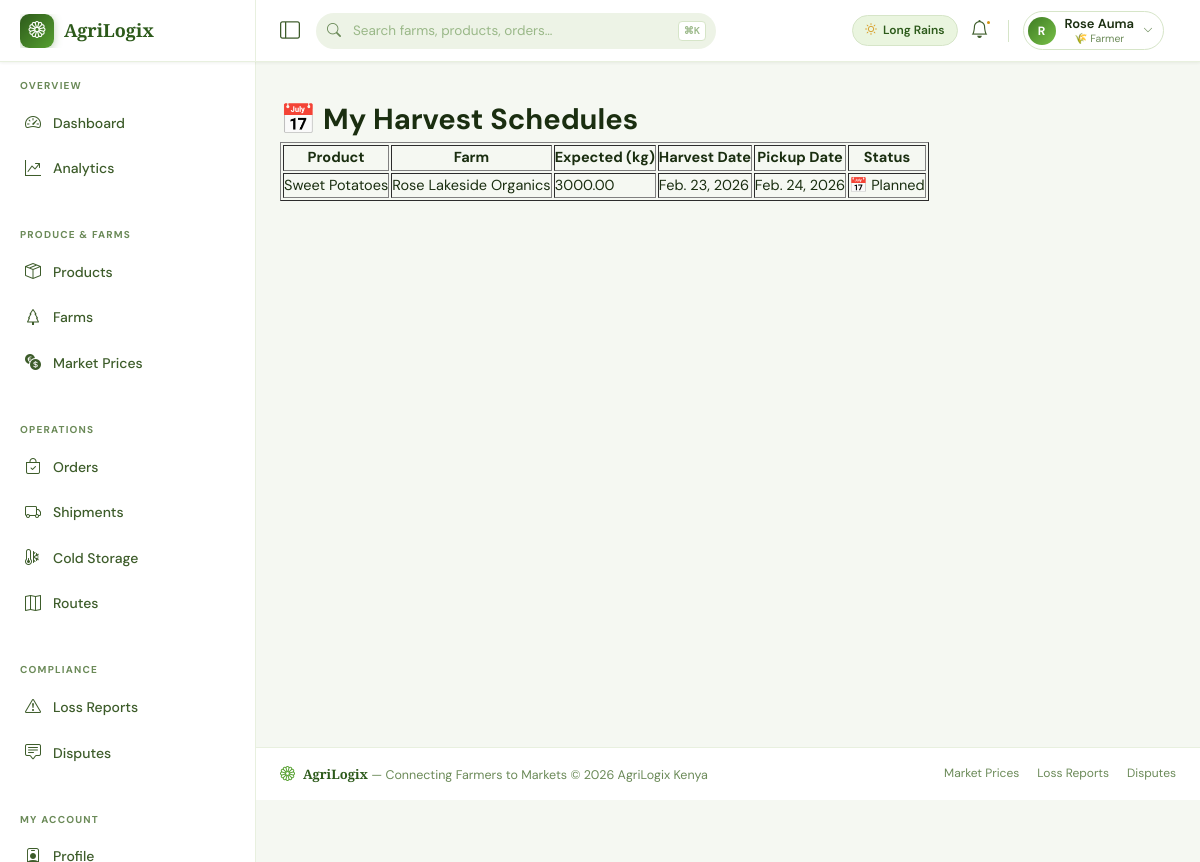
Page /harvests/ (signed in) on the committed database.
### web_app/models.py (models this page shows, shortened)
class User(AbstractUser):
    ROLE_CHOICES = [
        ('farmer', '🌾 Farmer'),
        ('buyer', '🏪 Buyer / Market'),
        ('driver', '🚛 Logistics Driver'),
        ('cold_storage', '❄️ Cold Storage Operator'),
        ('admin', '⚙️ Platform Admin'),
    ]
    role = models.CharField(max_length=20, choices=ROLE_CHOICES, default='buyer')
    phone = models.CharField(max_length=20, unique=True, null=True, blank=True)
    profile_photo = models.ImageField(upload_to='profiles/', null=True, blank=True)
    location = models.CharField(max_length=255, blank=True)
    latitude = models.DecimalField(max_digits=9, decimal_places=6, null=True, blank=True)
    longitude = models.DecimalField(max_digits=9, decimal_places=6, null=True, blank=True)
    is_verified = models.BooleanField(default=False)
    rating = models.DecimalField(max_digits=3, decimal_places=2, default=0.00)
    total_transactions = models.PositiveIntegerField(default=0)
    created_at = models.DateTimeField(auto_now_add=True)
    updated_at = models.DateTimeField(auto_now=True)
    class Meta:
        verbose_name = "User"
        verbose_name_plural = "Users"

class HarvestSchedule(models.Model):
    STATUS_CHOICES = [
        ('planned', '📅 Planned'),
        ('in_progress', '🌾 In Progress'),
        ('ready', '✅ Ready for Pickup'),
        ('collected', '🚛 Collected'),
        ('completed', '✔️ Completed'),
    ]
    farm = models.ForeignKey(Farm, on_delete=models.CASCADE, related_name='harvests')
    product_name = models.CharField(max_length=100)
    expected_quantity_kg = models.DecimalField(max_digits=10, decimal_places=2)
    actual_quantity_kg = models.DecimalField(max_digits=10, decimal_places=2, null=True, blank=True)
    harvest_date = models.DateField()
    ready_for_pickup_date = models.DateField()
    status = models.CharField(max_length=20, choices=STATUS_CHOICES, default='planned')
    notes = models.TextField(blank=True)
    created_at = models.DateTimeField(auto_now_add=True)
    class Meta:
        ordering = ['harvest_date']
        verbose_name = "Harvest Schedule"
        verbose_name_plural = "Harvest Schedules"

class Farm(models.Model):
    FARM_TYPES = [
        ('crop', 'Crop Farming'),
        ('vegetable', 'Vegetable Farming'),
        ('fruit', 'Fruit Farming'),
        ('mixed', 'Mixed Farming'),
        ('dairy', 'Dairy'),
        ('poultry', 'Poultry'),
    ]
    owner = models.ForeignKey(User, on_delete=models.CASCADE, related_name='farms')
    name = models.CharField(max_length=255)
    farm_type = models.CharField(max_length=20, choices=FARM_TYPES)
    description = models.TextField(blank=True)
    size_acres = models.DecimalField(max_digits=10, decimal_places=2)
    location_name = models.CharField(max_length=255)
    latitude = models.DecimalField(max_digits=9, decimal_places=6)
    longitude = models.DecimalField(max_digits=9, decimal_places=6)
    nearest_town = models.CharField(max_length=100)
    distance_to_road_km = models.DecimalField(max_digits=5, decimal_places=2, default=0)
    has_storage = models.BooleanField(default=False)
    has_electricity = models.BooleanField(default=False)
    water_source = models.CharField(max_length=100, blank=True)
    certification = models.CharField(max_length=100, blank=True)
    photo = models.ImageField(upload_to='farms/', null=True, blank=True)
    is_active = models.BooleanField(default=True)
    created_at = models.DateTimeField(auto_now_add=True)
    class Meta:
        ordering = ['-created_at']
        verbose_name = "Farm"
        verbose_name_plural = "Farms"

### web_app/views.py (the view)
# urls.py: path('harvests/', views.harvest_list_view, name='harvest_list'),
@login_required
def harvest_list_view(request):
    harvests = HarvestSchedule.objects.filter(
        farm__owner=request.user
    ).select_related('farm').order_by('harvest_date')
    return render(request, 'harvests/list.html', {'harvests': harvests})

### templates/harvests/list.html (shortened to what this page needs)
{% extends 'base.html' %}
{% block content %}
<h1>📅 My Harvest Schedules</h1>
<table border="1">
    <thead>
        <tr>
            <th>Product</th><th>Farm</th><th>Expected (kg)</th>
            <th>Harvest Date</th><th>Pickup Date</th><th>Status</th>
        </tr>
    </thead>
    <tbody>
        {% for h in harvests %}
        <tr>
            <td>{{ h.product_name }}</td>
            <td><a href="{% url 'farm_detail' h.farm.pk %}">{{ h.farm.name }}</a></td>
            <td>{{ h.expected_quantity_kg }}</td>
            <td>{{ h.harvest_date }}</td>
            <td>{{ h.ready_for_pickup_date }}</td>
            <td>{{ h.get_status_display }}</td>
        </tr>
        {% empty %}
        <tr><td colspan="6">No harvest schedules found.</td></tr>
        {% endfor %}
    </tbody>
</table>
{% endblock %}

### templates/base.html (shortened to what this page needs)
<!DOCTYPE html>
<html lang="en">
<head>
    <link href="https://cdn.jsdelivr.net/npm/bootstrap-icons@1.11.3/font/bootstrap-icons.min.css" rel="stylesheet">
</head>
<body>
<nav id="topnav" role="banner">
    <div class="nav-brand-zone">
        <a href="{% url 'dashboard' %}" style="display:flex;align-items:center;gap:10px;overflow:hidden;">
            <div class="brand-logo"><i class="bi bi-flower1"></i></div>
            <span class="brand-text">AgriLogix</span>
        </a>
    </div>
    <div class="nav-controls">
        <button class="sidebar-toggle-btn" id="sidebarToggle" aria-label="Toggle sidebar" title="Toggle navigation">
            <i class="bi bi-layout-sidebar"></i>
        </button>
        <div class="nav-search" role="search">
            <input type="text" id="globalSearch" placeholder="Search farms, products, orders…" autocomplete="off" aria-label="Global search">
            <span class="search-kbd">⌘K</span>
        </div>
        <div class="nav-right">
            {% if user.is_authenticated %}
            <div class="season-chip">
                <i class="bi bi-sun" style="color:var(--amber-400);"></i> Long Rains
            </div>
            <a href="{% url 'notification_list' %}" class="nav-icon-btn" aria-label="Notifications">
                <i class="bi bi-bell"></i>
                {% if unread_count %}
                    <span class="notif-count">{{ unread_count }}</span>
                {% else %}
                    <span class="notif-pip"></span>
                {% endif %}
            </a>
            <div class="profile-dropdown">
                <button class="profile-btn" id="profileToggle" aria-haspopup="true" aria-expanded="false">
                    <div class="p-avatar">{{ user.get_full_name|default:user.username|first|upper }}</div>
                    <div class="p-info">
                        <span class="p-name">{{ user.get_full_name|default:user.username }}</span>
                        <span class="p-role">{{ user.get_role_display }}</span>
                    </div>
                    <i class="bi bi-chevron-down p-chevron"></i>
                </button>
            </div>
            {% else %}
            <div class="auth-links">
                <a href="{% url 'login' %}" class="btn-ghost">Sign In</a>
                <a href="{% url 'register' %}" class="btn-solid">Get Started</a>
            </div>
            {% endif %}
        </div>
    </div>
</nav>
<div id="layout">
    <aside id="sidebar" role="navigation" aria-label="Main navigation">
        <div class="sidebar-inner">
            <span class="sb-section-label">Overview</span>
            <a href="{% url 'dashboard' %}" class="sidebar-link"><i class="bi bi-speedometer2"></i> Dashboard</a>
            <a href="{% url 'analytics_dashboard' %}" class="sidebar-link"><i class="bi bi-graph-up-arrow"></i> Analytics</a>
            <span class="sb-section-label">Produce &amp; Farms</span>
            <a href="{% url 'product_list' %}" class="sidebar-link"><i class="bi bi-box-seam"></i> Products</a>
            <a href="{% url 'farm_list' %}" class="sidebar-link"><i class="bi bi-tree"></i> Farms</a>
            <a href="{% url 'market_prices' %}" class="sidebar-link"><i class="bi bi-currency-exchange"></i> Market Prices</a>
            <span class="sb-section-label">Operations</span>
            <a href="{% url 'order_list' %}" class="sidebar-link"><i class="bi bi-bag-check"></i> Orders</a>
            <a href="{% url 'shipment_list' %}" class="sidebar-link"><i class="bi bi-truck"></i> Shipments</a>
            <a href="{% url 'cold_storage_list' %}" class="sidebar-link"><i class="bi bi-thermometer-snow"></i> Cold Storage</a>
            <a href="{% url 'route_list' %}" class="sidebar-link"><i class="bi bi-map"></i> Routes</a>
            <span class="sb-section-label">Compliance</span>
            <a href="{% url 'loss_report_list' %}" class="sidebar-link"><i class="bi bi-exclamation-triangle"></i> Loss Reports</a>
            <a href="{% url 'dispute_list' %}" class="sidebar-link"><i class="bi bi-chat-square-text"></i> Disputes</a>
            {% if user.is_authenticated %}
            <span class="sb-section-label">My Account</span>
            <a href="{% url 'profile' %}" class="sidebar-link"><i class="bi bi-person-badge"></i> Profile</a>
            {% endif %}
        </div>
    </aside>
    <div id="page-content">
        <div id="breadcrumb-wrap">{% block breadcrumb %}{% endblock %}</div>
        <main id="main-content">
            {% block content %}{% endblock %}
        </main>
        <footer id="footer">
            <div class="footer-brand">
                <i class="bi bi-flower1" style="color:var(--green-400);font-size:15px;"></i>
                <span><strong>AgriLogix</strong> — Connecting Farmers to Markets &copy; {% now "Y" %} AgriLogix Kenya</span>
            </div>
            <nav class="footer-links" aria-label="Footer links">
                <a href="{% url 'market_prices' %}">Market Prices</a>
                <a href="{% url 'loss_report_list' %}">Loss Reports</a>
                <a href="{% url 'dispute_list' %}">Disputes</a>
            </nav>
        </footer>
    </div>
</div>
</body>
</html>

### rows in the picture
User: get_full_name|first "R", get_full_name "Rose Auma", role "🌾 Farmer"
HarvestSchedule: product_name "Sweet Potatoes", farm.name "Rose Lakeside Organics", expected_quantity_kg "3000.00", harvest_date "Feb. 23, 2026", ready_for_pickup_date "Feb. 24, 2026", status "📅 Planned"
